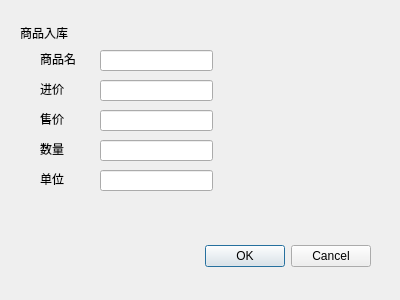
<?xml version="1.0" encoding="UTF-8"?>
<ui version="4.0">
 <class>goods_in</class>
 <widget class="QDialog" name="goods_in">
  <property name="geometry">
   <rect>
    <x>0</x>
    <y>0</y>
    <width>400</width>
    <height>300</height>
   </rect>
  </property>
  <property name="windowTitle">
   <string>Dialog</string>
  </property>
  <widget class="QDialogButtonBox" name="buttonBox">
   <property name="geometry">
    <rect>
     <x>30</x>
     <y>240</y>
     <width>341</width>
     <height>32</height>
    </rect>
   </property>
   <property name="orientation">
    <enum>Qt::Horizontal</enum>
   </property>
   <property name="standardButtons">
    <set>QDialogButtonBox::Cancel|QDialogButtonBox::Ok</set>
   </property>
  </widget>
  <widget class="QLabel" name="Info">
   <property name="geometry">
    <rect>
     <x>20</x>
     <y>17</y>
     <width>351</width>
     <height>31</height>
    </rect>
   </property>
   <property name="text">
    <string>商品入库</string>
   </property>
  </widget>
  <widget class="QLabel" name="label_2">
   <property name="geometry">
    <rect>
     <x>40</x>
     <y>50</y>
     <width>58</width>
     <height>18</height>
    </rect>
   </property>
   <property name="text">
    <string>商品名</string>
   </property>
  </widget>
  <widget class="QLabel" name="label_3">
   <property name="geometry">
    <rect>
     <x>40</x>
     <y>80</y>
     <width>58</width>
     <height>18</height>
    </rect>
   </property>
   <property name="text">
    <string>进价</string>
   </property>
  </widget>
  <widget class="QLabel" name="label_4">
   <property name="geometry">
    <rect>
     <x>40</x>
     <y>110</y>
     <width>58</width>
     <height>18</height>
    </rect>
   </property>
   <property name="text">
    <string>售价</string>
   </property>
  </widget>
  <widget class="QLabel" name="label_5">
   <property name="geometry">
    <rect>
     <x>40</x>
     <y>140</y>
     <width>58</width>
     <height>18</height>
    </rect>
   </property>
   <property name="text">
    <string>数量</string>
   </property>
  </widget>
  <widget class="QLabel" name="label_6">
   <property name="geometry">
    <rect>
     <x>40</x>
     <y>170</y>
     <width>58</width>
     <height>18</height>
    </rect>
   </property>
   <property name="text">
    <string>单位</string>
   </property>
  </widget>
  <widget class="QLineEdit" name="name">
   <property name="geometry">
    <rect>
     <x>100</x>
     <y>50</y>
     <width>113</width>
     <height>21</height>
    </rect>
   </property>
  </widget>
  <widget class="QLineEdit" name="purePrice">
   <property name="geometry">
    <rect>
     <x>100</x>
     <y>80</y>
     <width>113</width>
     <height>21</height>
    </rect>
   </property>
  </widget>
  <widget class="QLineEdit" name="salePrice">
   <property name="geometry">
    <rect>
     <x>100</x>
     <y>110</y>
     <width>113</width>
     <height>21</height>
    </rect>
   </property>
  </widget>
  <widget class="QLineEdit" name="count">
   <property name="geometry">
    <rect>
     <x>100</x>
     <y>140</y>
     <width>113</width>
     <height>21</height>
    </rect>
   </property>
  </widget>
  <widget class="QLineEdit" name="unit">
   <property name="geometry">
    <rect>
     <x>100</x>
     <y>170</y>
     <width>113</width>
     <height>21</height>
    </rect>
   </property>
  </widget>
 </widget>
 <resources/>
 <connections>
  <connection>
   <sender>buttonBox</sender>
   <signal>accepted()</signal>
   <receiver>goods_in</receiver>
   <slot>accept()</slot>
   <hints>
    <hint type="sourcelabel">
     <x>248</x>
     <y>254</y>
    </hint>
    <hint type="destinationlabel">
     <x>157</x>
     <y>274</y>
    </hint>
   </hints>
  </connection>
  <connection>
   <sender>buttonBox</sender>
   <signal>rejected()</signal>
   <receiver>goods_in</receiver>
   <slot>reject()</slot>
   <hints>
    <hint type="sourcelabel">
     <x>316</x>
     <y>260</y>
    </hint>
    <hint type="destinationlabel">
     <x>286</x>
     <y>274</y>
    </hint>
   </hints>
  </connection>
 </connections>
</ui>
